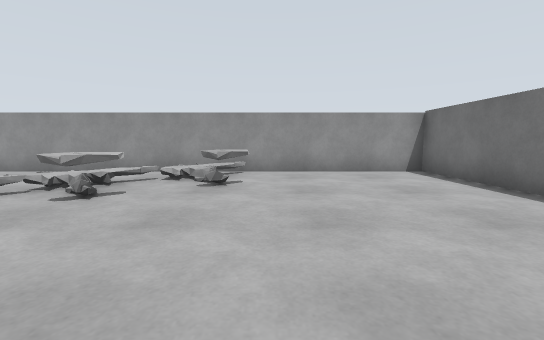
view 1 (above)

24 first-person views from a walk through a world built for the Gazebo simulator. The camera is 0.94 m above the floor, tilts 6° down and sees 90° across. The floor is counted in squares, 1 m on a side. Each view is taken from the middle of a square. On the plan, view 1 faces up. The plan holds only what a view shows up to about 11 squares ahead; the rest is blank. The place goes on beyond the plan. Robots are left out.

view 2
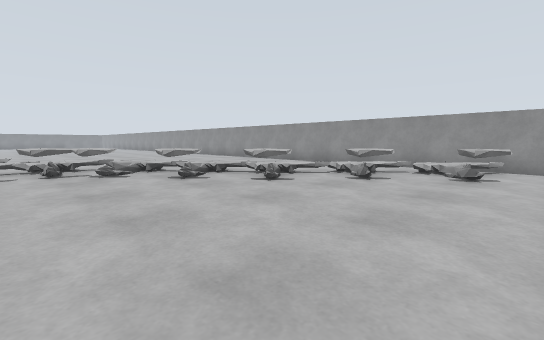

view 3
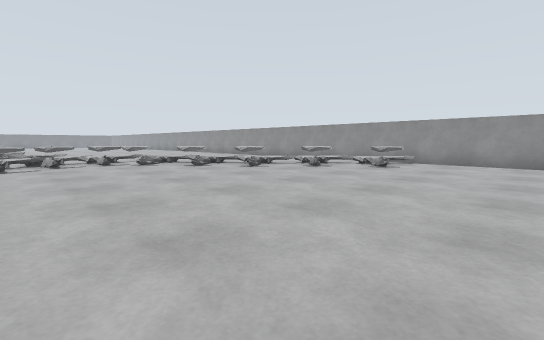

view 4
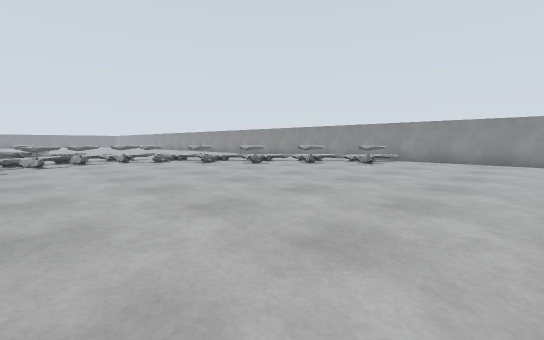

view 5
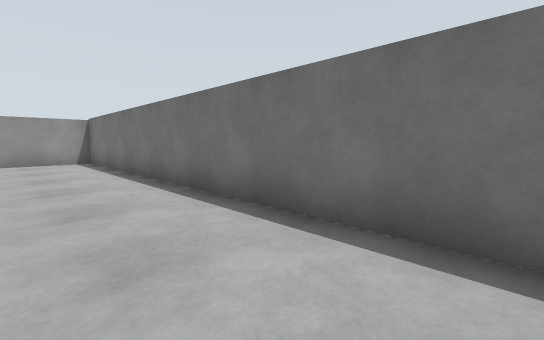

view 6
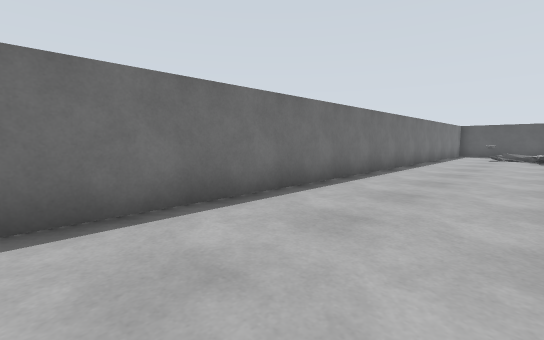

view 7
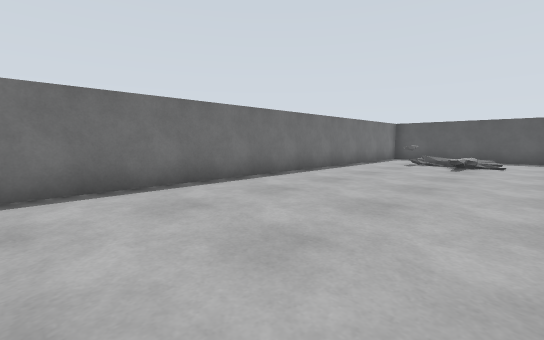

view 8
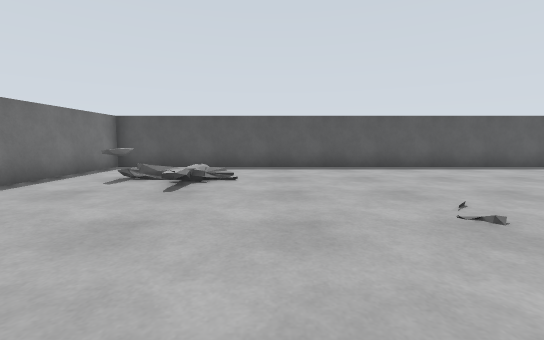

view 9
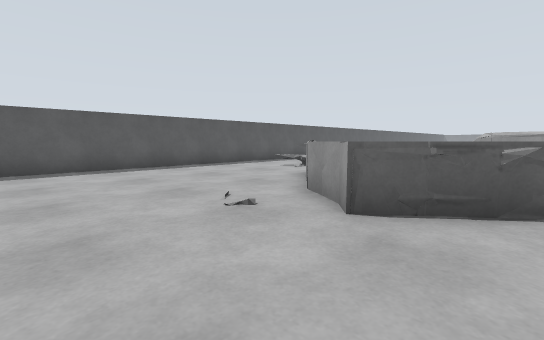

view 10
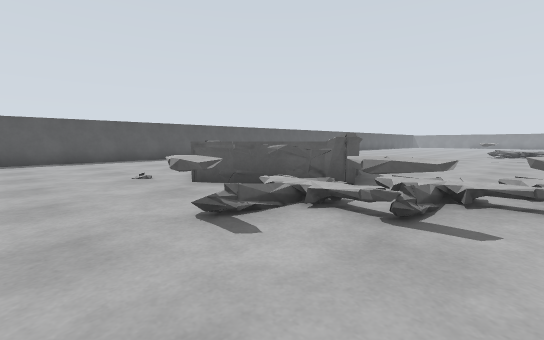

view 11
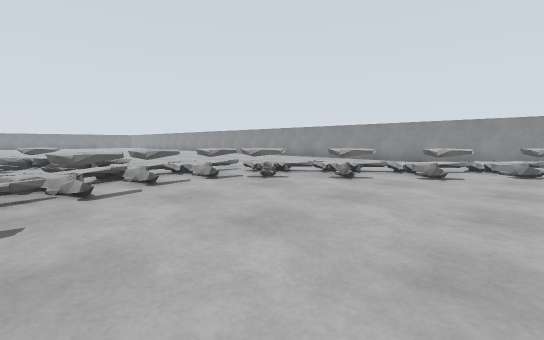

view 12
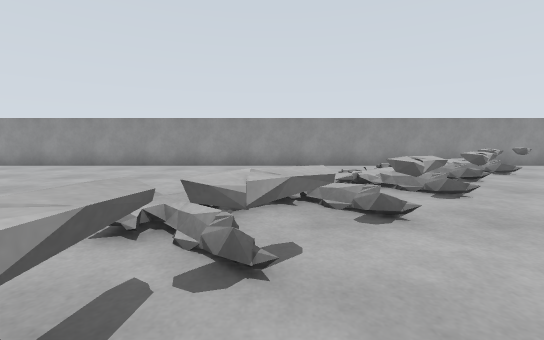

view 13
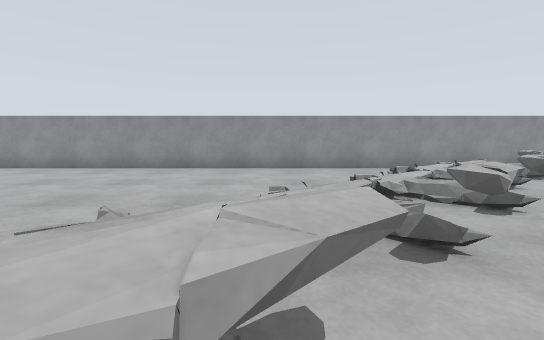

view 14
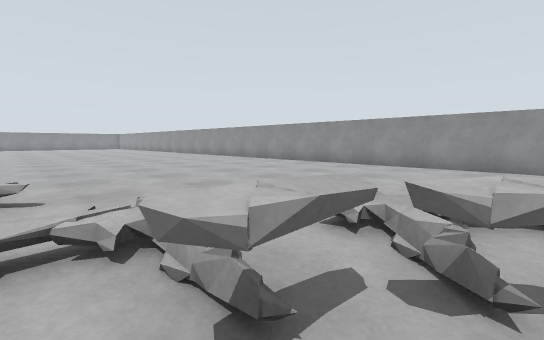

view 15
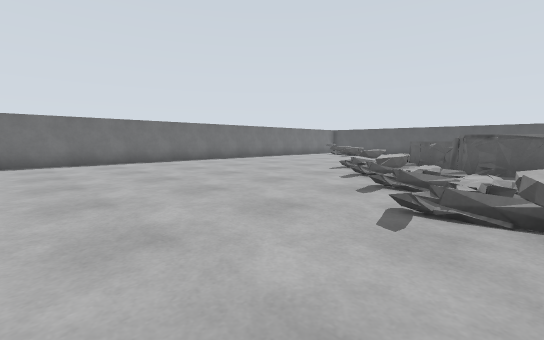

view 16
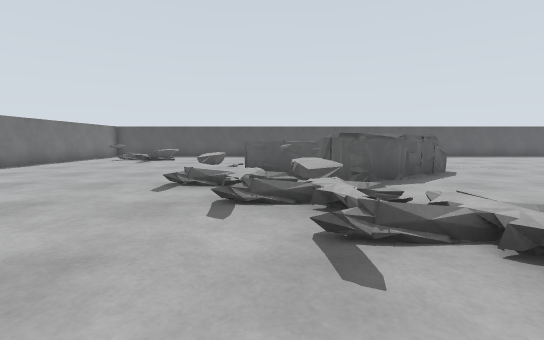

view 17
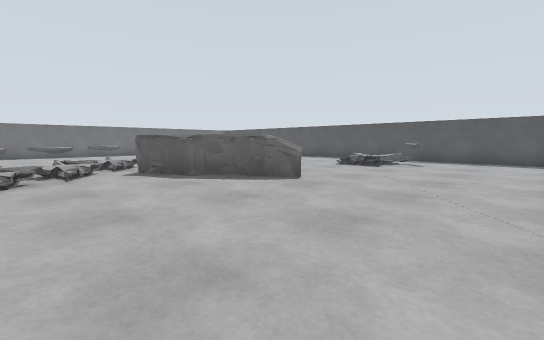

view 18
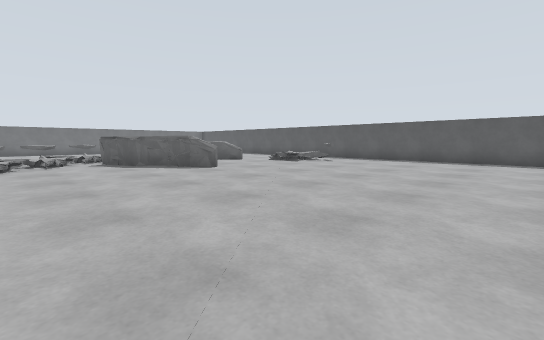

view 19
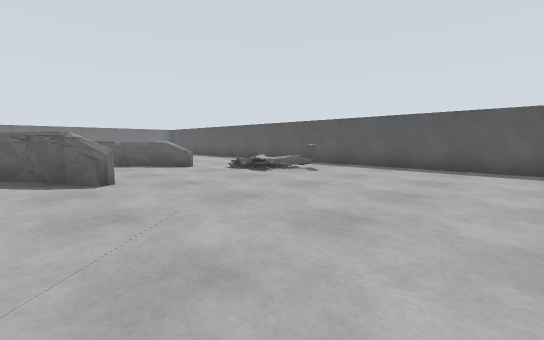

view 20
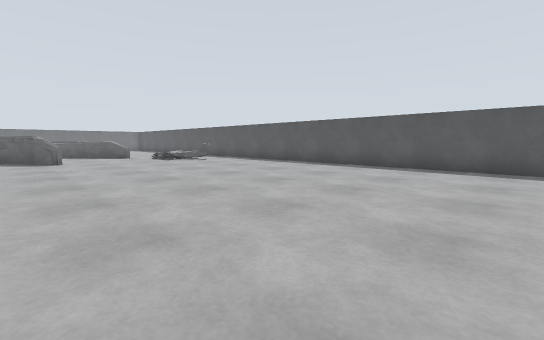

view 21
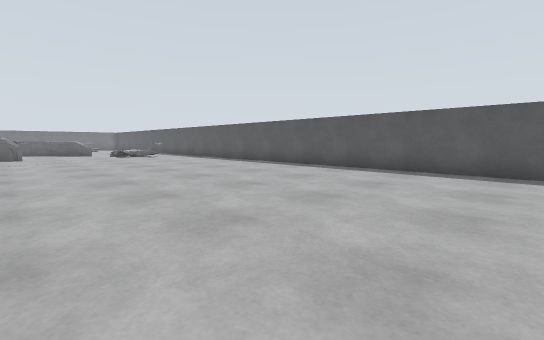

view 22
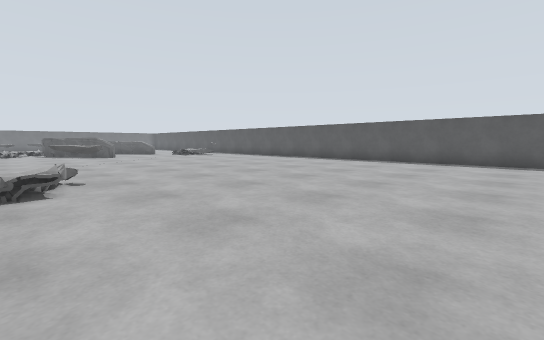

view 23
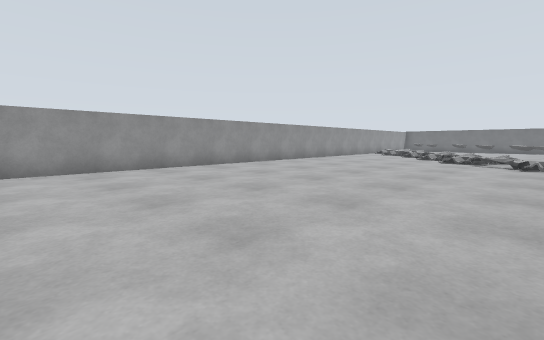

view 24
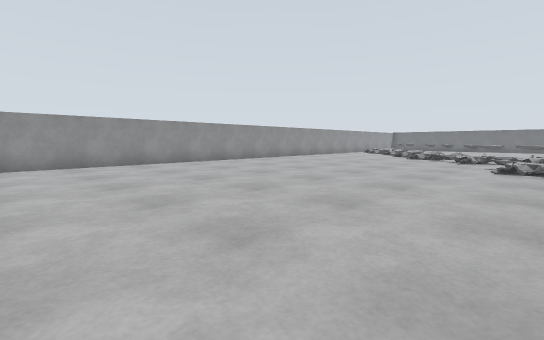

### Floor plan
Key: @ floor where view 1 was taken; # wall or solid block; x gap in a wall; . floor; = window, fence, low wall or low ledge.
Columns run from 28 left of view 1 to 5 right of it. Each row starts with its distance up from view 1.
  9    ###############################
  8    .......................==.....#
  7    ......................==......#
  6    .....................==x=.....#
  5    ....................===.......#
  4    ...................==#=.......#
  3    .................=====........#
  2    ................=====.........#
  1    ...............=====..........#
  0    ...............===.......@....#
 -1    ..............===.............#
 -2    ..........===.=...............#
 -3    ..........x=  ===.............#
 -4             ==== .===............#
 -5             ==    x===...........#
 -6                     ==...........#
 -7                     ==.=.........#
 -8          ...........===..........#
 -9 ......== ............====........#
-10 .......==.............===........#
-11 .....................=====.......#
-12 ...................#====.........#
-13 ..................##   =.........#
-14 .....................  ==........#
-15 ......................==.........#
-16 .....................==..........#
-17 ....................==.......=...#
-18 ..................==.........=...#
-19 .................===........=x==.#
-20 .................=...........  ..#
-21 .............................   .#
-22 ##################################

Positions as (right, up) in squares from view 1, and headings:
1: (0, 0), facing up
2: (0, -2), facing up-left
3: (3, -4), facing up-left
4: (4, -5), facing up-left
5: (2, -5), facing up-right
6: (1, -2), facing down-right
7: (-1, -7), facing down-right
8: (-1, -12), facing down
9: (-1, -12), facing down-left
10: (-1, -8), facing down-left
11: (-3, -5), facing up-left
12: (-8, -2), facing up
13: (-8, -1), facing up
14: (-8, -2), facing up-left
15: (-8, -2), facing down-right
16: (-5, -5), facing down
17: (-15, -8), facing down-right
18: (-19, -8), facing down-right
19: (-17, -12), facing down-right
20: (-24, -12), facing down-right
21: (-28, -13), facing down-right
22: (-28, -9), facing down-right
23: (-23, -1), facing up-right
24: (-25, -3), facing up-right
